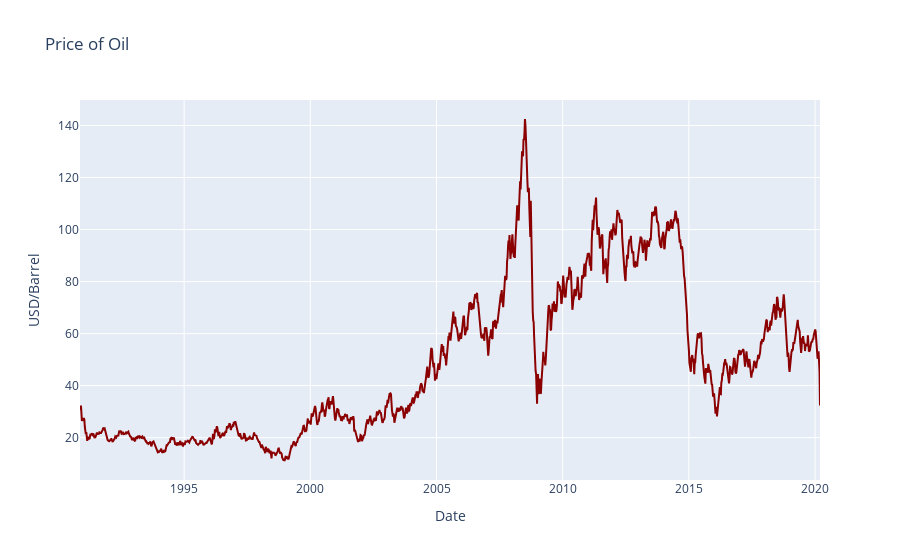

Write notebook code for a chart like this one.
### Code cell
# Plot Scatter
import plotly.graph_objects as go
 
PriceOfBarrel = final_df["Price of Barrel (usd)"]

Date = final_df["Date"]
fig = go.Figure()

# Add traces
fig.add_trace(go.Scatter(x=Date, y=PriceOfBarrel,
                    mode='lines',
                    name='lines',
                        marker_color='Darkred'))

fig.update_layout(title='Price of Oil', xaxis_title = 'Date', yaxis_title = 'USD/Barrel')

fig.show()

### Figure 1 — Plotly figure (JSON) as saved in the notebook; plotly's stock layout.template omitted (floating-point values rounded to 4 significant figures; data arrays with more than 128 entries replaced by an {"elided": "..."} marker saying what was removed)
{"data": [{"marker": {"color": "Darkred"}, "mode": "lines", "name": "lines", "type": "scatter", "x": {"elided": "1531 str values"}, "y": {"elided": "1531 str values"}}], "layout": {"title": {"text": "Price of Oil"}, "xaxis": {"title": {"text": "Date"}}, "yaxis": {"title": {"text": "USD/Barrel"}}}}
